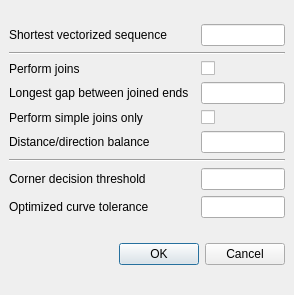
<ui version="4.0" >
 <author></author>
 <comment></comment>
 <exportmacro></exportmacro>
 <class>VectorizationConfigForm</class>
 <widget class="QDialog" name="VectorizationConfigForm" >
  <property name="geometry" >
   <rect>
    <x>0</x>
    <y>0</y>
    <width>294</width>
    <height>295</height>
   </rect>
  </property>
  <property name="windowTitle" >
   <string>Vectorization parameters</string>
  </property>
  <layout class="QVBoxLayout" >
   <property name="margin" >
    <number>9</number>
   </property>
   <property name="spacing" >
    <number>6</number>
   </property>
   <item>
    <layout class="QGridLayout" >
     <property name="margin" >
      <number>0</number>
     </property>
     <property name="spacing" >
      <number>6</number>
     </property>
     <item row="4" column="0" >
      <widget class="QLabel" name="label_2" >
       <property name="text" >
        <string>Perform simple joins only</string>
       </property>
      </widget>
     </item>
     <item row="0" column="0" >
      <widget class="QLabel" name="label" >
       <property name="text" >
        <string>Shortest vectorized sequence</string>
       </property>
      </widget>
     </item>
     <item row="6" column="0" colspan="3" >
      <widget class="Line" name="line_2" >
       <property name="orientation" >
        <enum>Qt::Horizontal</enum>
       </property>
      </widget>
     </item>
     <item row="4" column="2" >
      <widget class="QCheckBox" name="simpleConnectionsCheckBox" >
       <property name="toolTip" >
        <string>When checked, the vectorizer will join lines only when there is only one posiibility to connect their ends.</string>
       </property>
       <property name="text" >
        <string/>
       </property>
      </widget>
     </item>
     <item row="7" column="2" >
      <widget class="QLineEdit" name="cornerMinLineEdit" >
       <property name="toolTip" >
        <string>0 means all points are corners, value over 4/3 means smooth curve everythere.</string>
       </property>
       <property name="text" >
        <string/>
       </property>
       <property name="maxLength" >
        <number>4</number>
       </property>
      </widget>
     </item>
     <item row="7" column="0" >
      <widget class="QLabel" name="label_6" >
       <property name="text" >
        <string>Corner decision threshold</string>
       </property>
       <property name="textFormat" >
        <enum>Qt::AutoText</enum>
       </property>
      </widget>
     </item>
     <item row="5" column="0" >
      <widget class="QLabel" name="label_1" >
       <property name="text" >
        <string>Distance/direction balance</string>
       </property>
       <property name="textFormat" >
        <enum>Qt::AutoText</enum>
       </property>
      </widget>
     </item>
     <item row="0" column="2" >
      <widget class="QLineEdit" name="shortPathLineEdit" >
       <property name="baseSize" >
        <size>
         <width>0</width>
         <height>0</height>
        </size>
       </property>
       <property name="maxLength" >
        <number>3</number>
       </property>
      </widget>
     </item>
     <item row="8" column="2" >
      <widget class="QLineEdit" name="optToleranceLineEdit" >
       <property name="toolTip" >
        <string>Optimal curve freeness. The higher the number is the looser the aproximation is.</string>
       </property>
       <property name="maxLength" >
        <number>4</number>
       </property>
      </widget>
     </item>
     <item row="5" column="2" >
      <widget class="QLineEdit" name="distDirBalanceLineEdit" >
       <property name="minimumSize" >
        <size>
         <width>35</width>
         <height>0</height>
        </size>
       </property>
       <property name="toolTip" >
        <string>1 means distance based joining, 0 means direction based joining</string>
       </property>
       <property name="maxLength" >
        <number>4</number>
       </property>
      </widget>
     </item>
     <item row="8" column="0" >
      <widget class="QLabel" name="label_4" >
       <property name="text" >
        <string>Optimized curve tolerance</string>
       </property>
       <property name="textFormat" >
        <enum>Qt::AutoText</enum>
       </property>
      </widget>
     </item>
     <item row="3" column="0" >
      <widget class="QLabel" name="label_3" >
       <property name="text" >
        <string>Longest gap between joined ends</string>
       </property>
       <property name="textFormat" >
        <enum>Qt::AutoText</enum>
       </property>
      </widget>
     </item>
     <item row="3" column="2" >
      <widget class="QLineEdit" name="joinDistanceLineEdit" >
       <property name="toolTip" >
        <string>Set this value to zero in order to disable polygon joining.</string>
       </property>
       <property name="maxLength" >
        <number>3</number>
       </property>
      </widget>
     </item>
     <item row="2" column="2" >
      <widget class="QCheckBox" name="doConnectionsCheckBox" >
       <property name="toolTip" >
        <string>When checked the vectorizer will try to connect splitted lines.</string>
       </property>
       <property name="text" >
        <string/>
       </property>
      </widget>
     </item>
     <item row="2" column="0" >
      <widget class="QLabel" name="label_5" >
       <property name="text" >
        <string>Perform joins</string>
       </property>
      </widget>
     </item>
     <item row="1" column="0" colspan="3" >
      <widget class="Line" name="line" >
       <property name="orientation" >
        <enum>Qt::Horizontal</enum>
       </property>
      </widget>
     </item>
    </layout>
   </item>
   <item>
    <layout class="QHBoxLayout" >
     <property name="margin" >
      <number>0</number>
     </property>
     <property name="spacing" >
      <number>6</number>
     </property>
     <item>
      <spacer>
       <property name="orientation" >
        <enum>Qt::Horizontal</enum>
       </property>
       <property name="sizeHint" >
        <size>
         <width>221</width>
         <height>31</height>
        </size>
       </property>
      </spacer>
     </item>
     <item>
      <widget class="QPushButton" name="okButton" >
       <property name="text" >
        <string>OK</string>
       </property>
      </widget>
     </item>
     <item>
      <widget class="QPushButton" name="cancelButton" >
       <property name="text" >
        <string>Cancel</string>
       </property>
      </widget>
     </item>
    </layout>
   </item>
  </layout>
 </widget>
 <pixmapfunction></pixmapfunction>
 <tabstops>
  <tabstop>shortPathLineEdit</tabstop>
  <tabstop>simpleConnectionsCheckBox</tabstop>
  <tabstop>distDirBalanceLineEdit</tabstop>
  <tabstop>cornerMinLineEdit</tabstop>
  <tabstop>optToleranceLineEdit</tabstop>
  <tabstop>okButton</tabstop>
  <tabstop>cancelButton</tabstop>
 </tabstops>
 <resources/>
 <connections>
  <connection>
   <sender>okButton</sender>
   <signal>clicked()</signal>
   <receiver>VectorizationConfigForm</receiver>
   <slot>accept()</slot>
   <hints>
    <hint type="sourcelabel" >
     <x>311</x>
     <y>248</y>
    </hint>
    <hint type="destinationlabel" >
     <x>96</x>
     <y>254</y>
    </hint>
   </hints>
  </connection>
  <connection>
   <sender>cancelButton</sender>
   <signal>clicked()</signal>
   <receiver>VectorizationConfigForm</receiver>
   <slot>reject()</slot>
   <hints>
    <hint type="sourcelabel" >
     <x>392</x>
     <y>248</y>
    </hint>
    <hint type="destinationlabel" >
     <x>179</x>
     <y>268</y>
    </hint>
   </hints>
  </connection>
 </connections>
</ui>
